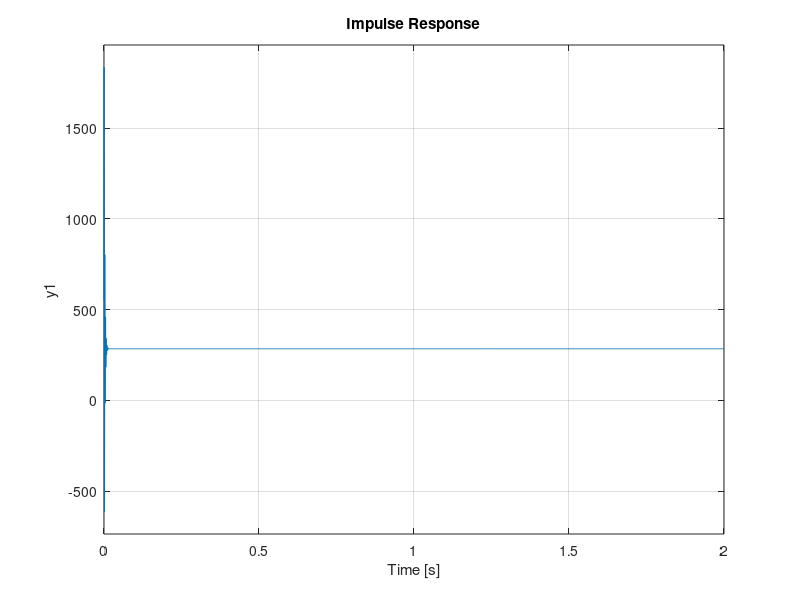
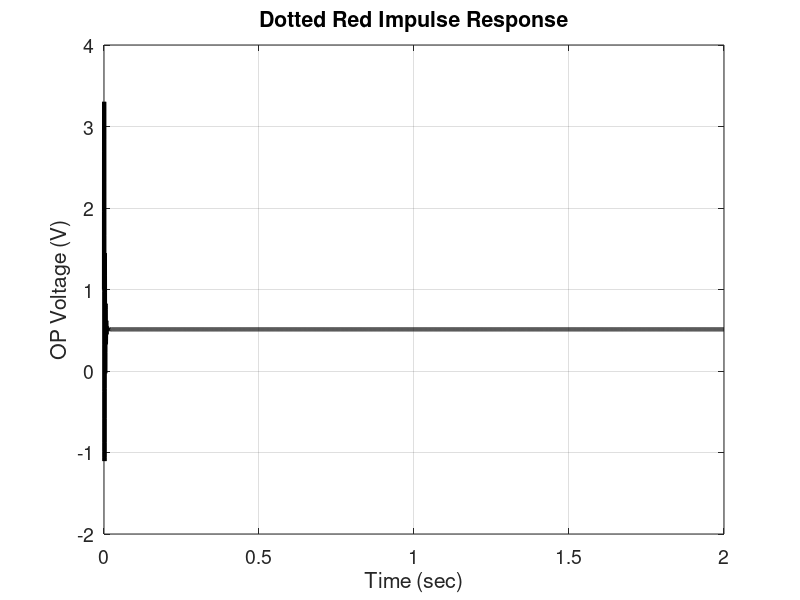

MATLAB code for these plots, in order: (Note: this script raises an error after producing the figures.)
%%%%%%%%%%%%%%%%%%%%%%%%%%%%%%%%%%%%%%%%%%%%%%%%%%%%%
% Solution to Assignment 1 %
%%%%%%%%%%%%%%%%%%%%%%%%%%%%%%%%%%%%%%%%%%%%%%%%%%%%%
%%%%%%%%%%%%%%%%%%%%%%%%%%%%%%%%%%%%%%%%%%%%%%%%%%%%%
% Initialize

% Clean up workspace
clear all; clc;
SN    = 90300815;


% Parameters
R1 = 190; 
L1 = 10e-3;
C1 = 13E-6;
R2 = 100;
L2 = 10E-3;
C2 = 18E-6;
Vin = 11;
Iin = 50;
%   QUESTION 1  % 
%%%%%%%%%%%%%%%%
% Solve using tf
%%%%%%%%%%%%%%%%%
%%%%%%%%%%%%%%%%%
num = [5.162E0 5.371E4 2.090E7];
den = [9.292E-3 8.924E0 7.357E4 3.971];
Q1.G = tf(num, den);

figure(1); clf;
impulse(Q1.G);
grid on;

%%%%%%%%%%%%%%%%%
% Solve using zpk
%%%%%%%%%%%%%%%%%
z = roots(num);
p = roots(den);
xfer2 = zpk(z, p, 1);

[y, t] = impulse(xfer2);


figure(2); clf;
h = plot(t, y, 'k');
set(h, 'LineWidth', 3);
grid on;
title('Dotted Red Impulse Response');
xlabel('Time (sec)');
ylabel('OP Voltage (V)');
set(gca, 'FontSize', 14);

%   QUESTION 2  % 
%%%%%%%%%%%%%%%%
%%%%%%%%%%%%%%%%
% Solve
%%%%%%%%%%%%%%%%
s = tf('s');                % Laplace operator

% Impedances
zr1   = R1;
zr2   = R2;

zl1   = (s*L1);
zl2   = s*L2;

zc1   = 1/(s*C1);
zc2   = 1/(s*C2);

zt1 = R2 + s*L2 + 1/(s*C2);
zt2 = 1/(1/(R1+1/(s*C1))+1/(s*L1));
zt3 = R1 +1/(s*C1);

G11 = (1/zt1 + 1/zr2);
G12 = (-1/zr2);
G13 = (-1/zt1);
G22 = 1/zr2 + 1/zt3 + 1/zl1 +1/zl2;
G23 = -1/zl2;
G33 = 1/zl2 + 1/zt1 + 1/zc2;

% Y matrix

Y = [G11 G12 G13; G12 G22 G23; G13 G23 G33];                                     

% I vector
I = [Iin/s 0 0]';

% Solve for voltage vector
V = inv(Y) * I;

% Display the 2 transfer functions that result
% Could have just omitted the ";" from the previous command
V
V2 = V(2, 1);
Iout = V2/zt2;
Q2.G = Iout/(Iin/s);
Iout


% Compute voltages
[v, t] = impulse(V);

%%%%%%%%%%%%%%%%
% Plot
%%%%%%%%%%%%%%%%
% Plot both voltages together
figure(5); clf; hold on; grid on;
plot(t, v(:,1), 'k-', 'Linewidth', 3);
plot(t, v(:,2), 'b:', 'Linewidth', 3);
title('Node Voltages');
ylabel('Voltage (V)');
legend('Node 1', 'Node 2', 'Location', 'East');
set(gca, 'FontSize', 14);

% Re-Plot voltages at node 2
figure(6); clf; hold on; grid on;
plot(t, v(:,2), 'k-', 'Linewidth', 3);
title('Node  2 Voltage');
ylabel('Voltage (V)');
set(gca, 'FontSize', 14);


% Question 3%
a1DSPlot(SN,2);
y1 = 9.224E1*exp(-9.728*t);
y2 = -9.224E1*exp(-9.728*t);

Q3.K = 8.621e1;
Q3.sigma = -8.596E0;

% QUESTION 4 %

num3 = 3820; % from trail and error %
den3 = [1 -2*Q3.sigma 25*((Q3.sigma)^2)];
%G = -9/(s^2+2*Q3.sigma*s+25*(Q3.sigma)^2);
G = tf(num3,den3);
figure(7); clf;
impulse(G);
grid on;

num4 = 120;
den4 =[1 120];
Gn = tf(num4,den4);
Gp = Gn * G;
figure(8); clf;
impulse(Gp);
grid on;

Q4.p = 120;

% Question 5 %

num5 = 120;
den5 =[1 120];
Gn1 = tf(num5,den5);
Gpn = Gn1* G;
figure(9); clf;
impulse(Gpn);
grid on;

Q5.p = 120;
Q5.err = 0;

%%%%%%%%%%%%%%%%%%
% Create PNG files
%%%%%%%%%%%%%%%%%%
if 0                % saves you the trouble of commenting out many lines
end
